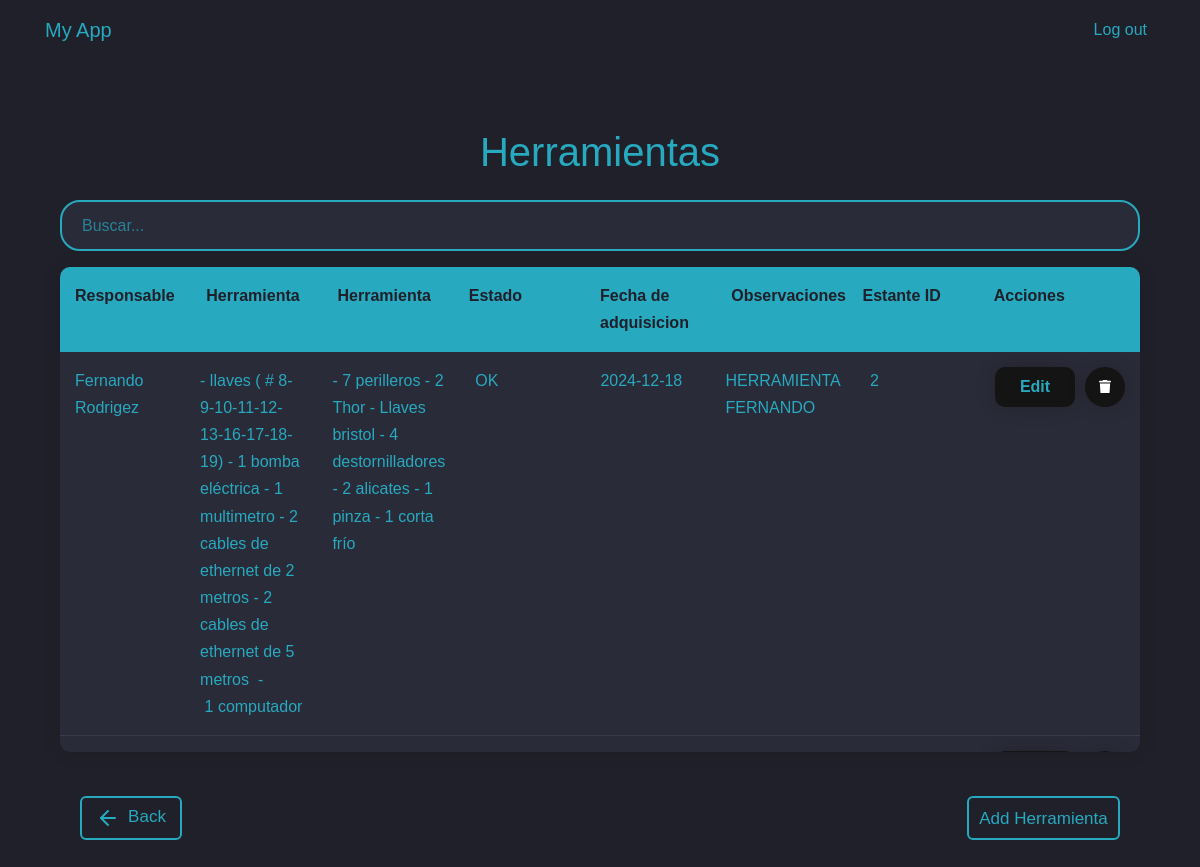
Page /herramientas_electricas (signed in) on the committed database.
### app/models/herramientas_electricas.py (models this page shows)
class HerramientasElectricas(db.Model):
    __tablename__ = 'herramientas_electricas'
    idherramientaselectricas = db.Column(db.Integer, primary_key=True)
    marca = db.Column(db.String(100), nullable=False)
    nombre = db.Column(db.String(100), nullable=False)#responsable
    modelo = db.Column(db.String(100), nullable=False)
    descripcion_producto = db.Column(db.String(100), nullable=False) #estado
    fecha_adquisicion = db.Column(db.String(100), nullable=False) #estado
    observacion = db.Column(db.String(100))
    estante_id = db.Column(db.Integer, db.ForeignKey('estante.id_estante'), nullable=False)
    estante = db.relationship('Estantes', back_populates='herramientas_electricas')

### app/routes/herramientas_electricas_routes.py (the view)
@bp.route('/herramientas_electricas', methods=['GET'])
@login_required
def get_herramientas_electricas():
    data = HerramientasElectricas.query.all()
    return render_template('electricas/index.html', data=data)

### app/templates/electricas/index.html (shortened to what this page needs)
{% extends "base.html" %}
{% block content %}
<div class="section">
    <div class="container mt-5">
        <h1 class="text-center mb-4">Herramientas</h1>
        <div class="search-container mb-3">
            <input type="text" id="search-input" class="form-style" placeholder="Buscar..." onkeyup="searchTable()">
        </div>
        <div class="table-container">
            <div class="table-header">
                <div class="header-cell">Responsable</div>
                <div class="header-cell">Herramienta</div>
                <div class="header-cell">Herramienta</div>
                <div class="header-cell">Estado</div>
                <div class="header-cell">Fecha de adquisicion</div>
                <div class="header-cell">Observaciones</div>
                <div class="header-cell">Estante ID</div>
                <div class="header-cell">Acciones</div>
            </div>
            <div class="table-body">
                {% for herramientas_electricas in data %}
                <div class="table-row">
                    <div class="table-cell">{{ herramientas_electricas.nombre }}</div>
                    <div class="table-cell">{{ herramientas_electricas.marca }}</div>
                    <div class="table-cell">{{ herramientas_electricas.modelo }}</div>
                    <div class="table-cell">{{ herramientas_electricas.descripcion_producto }}</div>
                    <div class="table-cell">{{ herramientas_electricas.fecha_adquisicion }}</div>
                    <div class="table-cell">{{ herramientas_electricas.observacion }}</div>
                    <div class="table-cell">{{ herramientas_electricas.estante_id }}</div>
                    <div class="table-cell">
                        <div class="btn-group">
                            <a href="{{ url_for('herramientas_electricas.edit_herramientas_electricas', idherramientaselectricas=herramientas_electricas.idherramientaselectricas) }}"
                                class="edit-button">Edit</a>
                            <form
                                action="{{ url_for('herramientas_electricas.delete_herramientas_electricas', idherramientaselectricas=herramientas_electricas.idherramientaselectricas) }}"
                                method="post" style="display:inline;">
                                <button type="submit" class="delete-button">
                                </button>
                            </form>
                        </div>
                    </div>
                </div>
                {% endfor %}
            </div>
        </div>
        <div class="d-flex justify-content-between mt-4">
            <a href="{{ url_for('herramientas.get_herramientas') }}" class="btn-back">
                <svg xmlns="http://www.w3.org/2000/svg" width="24" height="24" viewBox="0 0 24 24" fill="none"
                    stroke="currentColor" stroke-width="2" stroke-linecap="round" stroke-linejoin="round"
                    class="feather feather-arrow-left">
                    <line x1="19" y1="12" x2="5" y2="12"></line>
                    <polyline points="12 19 5 12 12 5"></polyline>
                </svg>
                Back
            </a>
            <a href="{{ url_for('herramientas_electricas.add_herramientas_electricas') }}" class="btn-add"
                style="text-decoration: none;">Add Herramienta</a>
        </div>
    </div>
</div>
{% endblock %}

### app/templates/base.html (shortened to what this page needs)
<!doctype html>
<html lang="en">
<head>
    <link rel="stylesheet" href="https://stackpath.bootstrapcdn.com/bootstrap/4.5.2/css/bootstrap.min.css">
</head>
<body>
    <nav class="navbar navbar-expand-lg navbar-custom">
        <div class="container">
            <a class="navbar-brand" href="{{ url_for('auth.dashboard') }}">My App</a>
            <div class="collapse navbar-collapse" id="navbarNav">
                <ul class="navbar-nav ml-auto">
                    {% if current_user.is_authenticated %}
                    <li class="nav-item">
                        <a class="nav-link" href="{{ url_for('auth.logout') }}">Log out</a>
                    </li>
                    {% else %}
                    <li class="nav-item">
                        <a class="nav-link" href="{{ url_for('auth.login') }}">Login</a>
                    </li>
                    {% endif %}
                </ul>
            </div>
        </div>
    </nav>
    <div class="content-wrapper">
        <div class="container">
            {% block content %}{% endblock %}
        </div>
    </div>
</body>
</html>

### app/templates/base.html (style rules this page uses)
:root { --primary: #27a9c0; --background: #1f2029; }
body { background-color: var(--background); color: var(--primary); font-family: 'Arial', sans-serif; }
.navbar-custom { background-color: var(--background); }
.navbar-custom .navbar-brand, .navbar-custom .nav-link { color: var(--primary); transition: color 0.3s ease; }
.content-wrapper { min-height: calc(100vh - 56px); padding: 20px 0; }

### app/templates/electricas/index.html (style rules this page uses)
body { font-family: 'Poppins', sans-serif; font-weight: 300; line-height: 1.7; color: #27a9c0; background-color: #1f2029; }
.table-container { background-color: #2a2b38; border-radius: 10px; overflow: hidden; box-shadow: 0 0 20px rgba(0, 0, 0, 0.1); }
.table-header { display: flex; background-color: #27a9c0; color: #1f2029; font-weight: bold; padding: 15px; }
.header-cell { flex: 1; text-align: left; }
.table-body { max-height: 400px; overflow-y: auto; }
.table-row { display: flex; border-bottom: 1px solid #3a3b4a; transition: background-color 0.3s ease; }
.table-cell { flex: 1; padding: 15px; text-align: left; }
.search-container { margin-bottom: 20px; }
.form-style { width: 100%; color: #27a9c0; background-color: #2a2b38; border: 2px solid #27a9c0; border-radius: 20px; padding: 10px 20px; font-size: 16px; transition: all 0.3s ease; }
.form-style::placeholder { color: #27a9c0; opacity: 0.7; }
.btn-group { display: flex; align-items: center; gap: 10px; }
.delete-button { width: 40px; height: 40px; border-radius: 50%; background-color: rgb(20, 20, 20); border: none; font-weight: 600; display: flex; align-items: center; justify-content: center; box-shadow: 0px 0px 20px rgba(0, 0, 0, 0.164); cursor: pointer; transition: all 0.3s ease; overflow: hidden; position: relative; }
.delete-button .svgIcon { width: 12px; transition: width 0.3s ease; }
.delete-button::before { position: absolute; top: -20px; content: "Delete"; color: white; font-size: 2px; opacity: 0; transition: all 0.3s ease; }
.edit-button { width: 80px; height: 40px; border-radius: 10px; background-color: rgb(20, 20, 20); border: none; font-weight: 600; display: flex; align-items: center; justify-content: center; box-shadow: 0px 0px 20px rgba(0, 0, 0, 0.164); cursor: pointer; transition: all 0.3s ease; overflow: hidden; position: relative; color: #27a9c0; text-decoration: none; }
.btn-add { --color: #27a9c0; font-family: inherit; display: inline-block; width: 9em; height: 2.6em; line-height: 2.5em; margin: 20px; position: relative; cursor: pointer; overflow: hidden; border: 2px solid var(--color); transition: color 0.5s; z-index: 1; font-size: 17px; border-radius: 6px; font-weight: 500; color: var(--color); text-align: center; text-decoration: none; }
.btn-add:before { content: ""; position: absolute; z-index: -1; background: var(--color); height: 150px; width: 200px; border-radius: 50%; }
.btn-add:before { top: 100%; left: 100%; transition: all 0.7s; }
.btn-back { --color: #27a9c0; font-family: inherit; display: inline-flex; align-items: center; justify-content: center; width: 6em; height: 2.6em; line-height: 2.5em; margin: 20px; position: relative; overflow: hidden; border: 2px solid var(--color); transition: color 0.5s; z-index: 1; font-size: 17px; border-radius: 6px; font-weight: 500; color: var(--color); background-color: transparent; text-decoration: none; }
.btn-back:before { content: ""; position: absolute; z-index: -1; background: var(--color); height: 150px; width: 200px; border-radius: 50%; top: 100%; left: 100%; transition: all 0.7s; }
.btn-back svg { margin-right: 8px; }

### rows in the picture
HerramientasElectricas: nombre "Fernando Rodrigez", marca "- llaves ( # 8-9-10-11-12-13-16-17-18-19) - 1 bomba eléctrica - 1 multimetro - 2 cables de ethernet de 2 metros - 2 cables de ethernet de 5 metros - 1 computador", modelo "- 7 perilleros - 2 Thor - Llaves bristol - 4 destornilladores - 2 alicates - 1 pinza - 1 corta frío", descripcion_producto "OK", fecha_adquisicion "2024-12-18", observacion "HERRAMIENTA FERNANDO", estante_id "2"
